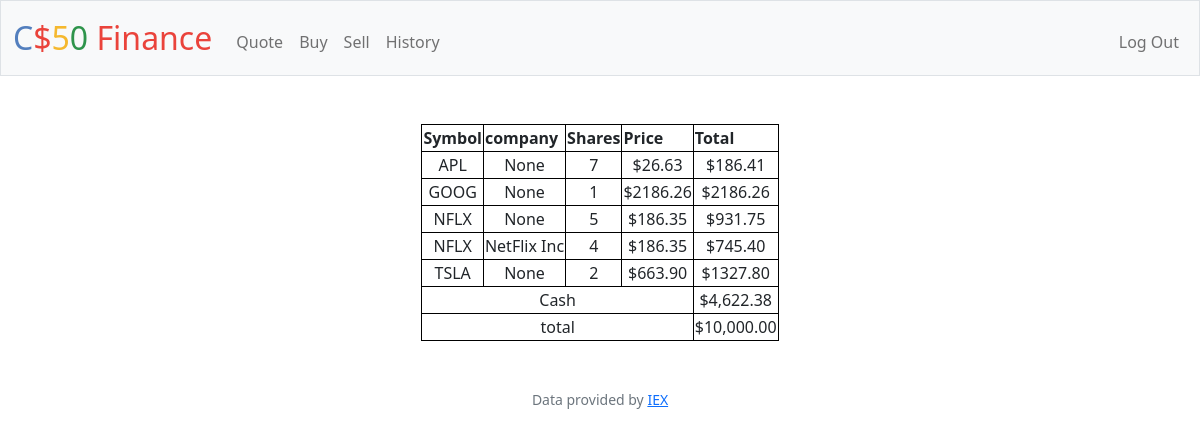
Screenshot of / (signed in) with the database file from the repository.
### tables this page shows
CREATE TABLE stocks (stockid INTEGER PRIMARY KEY AUTOINCREMENT NOT NULL, userid INTEGER, stocksymbol TEXT, shares INTEGER, Timestamp DATETIME DEFAULT CURRENT_TIMESTAMP, share_price REAL, company, status TEXT, FOREIGN KEY (userid) REFERENCES users (id) ON DELETE CASCADE ON UPDATE NO ACTION);

### app.py (the view)
@app.route("/")
@login_required
def index():
    rows= db.execute("SELECT stocksymbol, company, SUM(shares) as shares, AVG(share_price) as price, SUM(shares*share_price) as total\
                    FROM stocks WHERE userid=?\
                    GROUP BY stocksymbol, company", session["user_id"])
    cash_left= db.execute("SELECT cash FROM users WHERE id=?", session["user_id"])[0]
    cash_left= cash_left['cash']
    total_stocks_prices= db.execute("SELECT SUM(share_price*shares) AS stocks_price FROM stocks\
                                     WHERE userid=?", session["user_id"])[0]
    total_stocks_prices= total_stocks_prices["stocks_price"]
    if total_stocks_prices== None or total_stocks_prices=="":
        total_stocks_prices=0
    return render_template('index.html', rows=rows, cash=usd(cash_left), total= usd(total_stocks_prices+cash_left))

### app.py (called while the page is built)
@app.after_request
def after_request(response):
    response.headers["Cache-Control"] = "no-cache, no-store, must-revalidate"
    response.headers["Expires"] = 0
    response.headers["Pragma"] = "no-cache"
    return response

### helpers.py (called while the page is built)
def login_required(f):
    @wraps(f)
    def decorated_function(*args, **kwargs):
        if session.get("user_id") is None:
            return redirect("/login")
        return f(*args, **kwargs)
    return decorated_function

def usd(value):
    return f"${value:,.2f}"

### templates/index.html (shortened to what this page needs)
{% extends "layout.html" %}
{% block main %}
    <table style="margin-left:auto;margin-right:auto;">
        <thead>
            <th class="text-start">Symbol</th>
            <th class="text-start">company</th>
            <th class="text-start">Shares</th>
            <th class="text-start">Price</th>
            <th class="text-start">Total</th>
        </thead>
    <tbody>
        {% for row in rows %}
        <tr>
            {% if row.shares !=0 %}
                <td>{{ row.stocksymbol }}</td>
                <td>{{row.company }}</td>
                <td>{{ row.shares }}</td>
                <td>{{ "$%.2f"|format(row.price|float) }}</td>
                <td>{{ "$%.2f"|format(row.total|float) }}</td>
            {% endif%}
            </tr>
        {% endfor %}
        <tr>
            <td colspan="4">Cash</td>
            <td colspan="5">{{cash}}</td>
        </tr>
        <tr>
            <td colspan="4">total</td>
            <td colspan="5">{{total}}</td>
        </tr>
    </tbody>
    </table>
{% endblock %}

### static/styles.css (style rules this page uses)
table, th, td { border: 1px solid black; }

### rows the page displays
stocks: stocksymbol "GOOG", company "None", shares "1", price "$2186.26", total "$2186.26"
stocks: stocksymbol "TSLA", company "None", shares "2", price "$663.90", total "$1327.80"

### other values shown
{{ row.stocksymbol }} "APL" "NFLX" "NFLX"
{{ row.company }} "None" "None" "NetFlix Inc"
{{ row.shares }} "7" "5" "4"
{{ "$%.2f"|format(row.price|float) }} "$26.63" "$186.35" "$186.35"
{{ "$%.2f"|format(row.total|float) }} "$186.41" "$931.75" "$745.40"
{{ cash }} "$4,622.38"
{{ total }} "$10,000.00"
